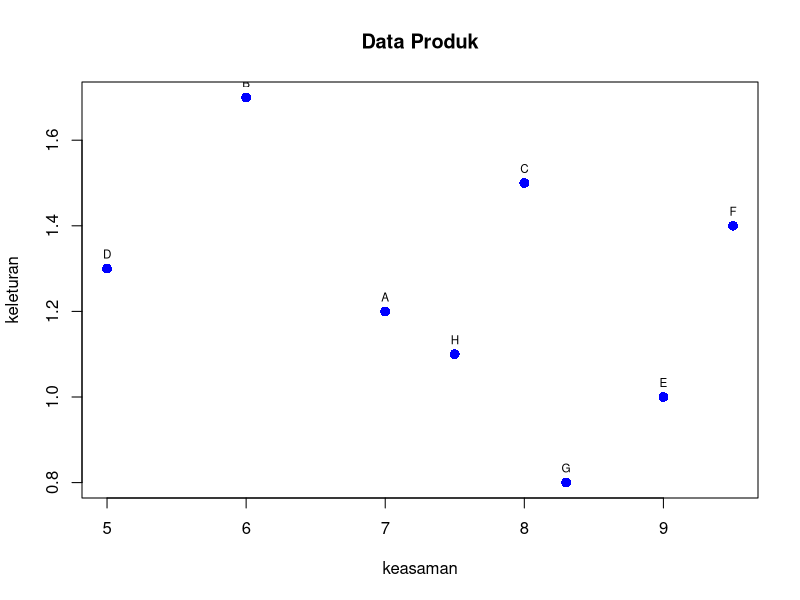
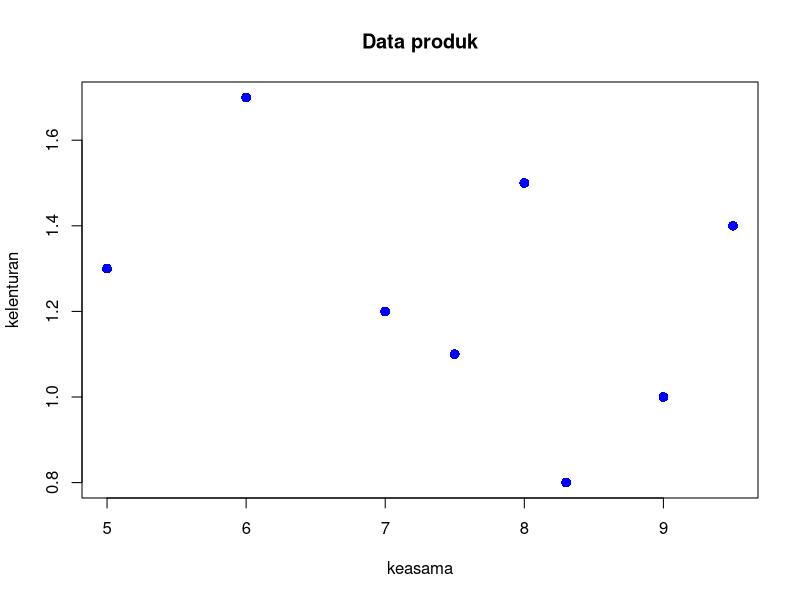
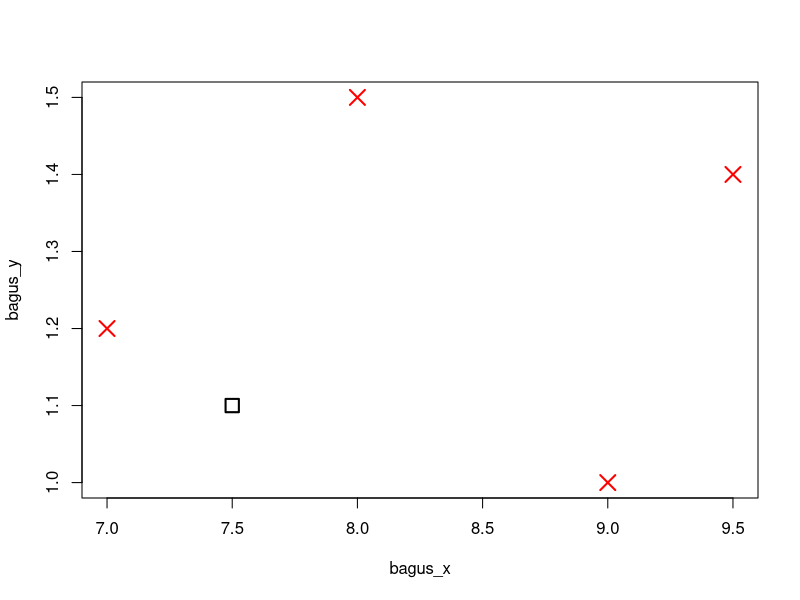
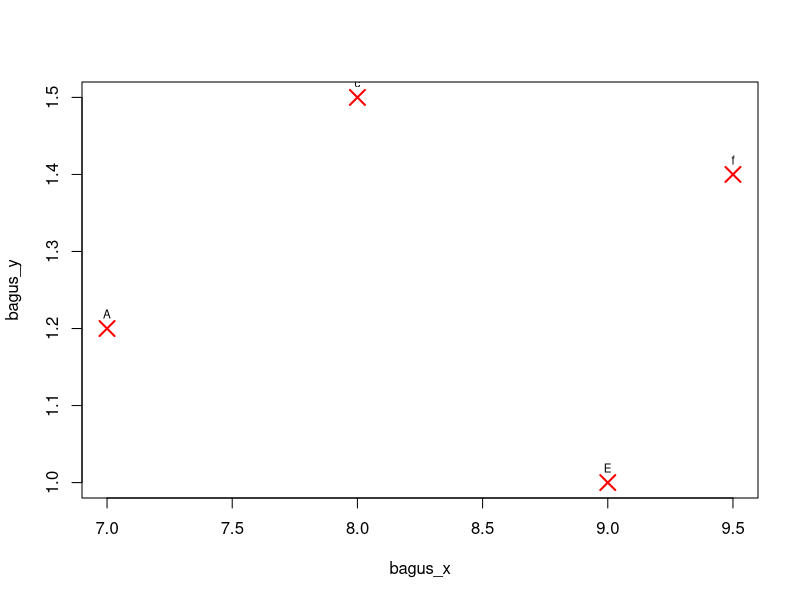

R code for these plots, in order:
## ---- chunk 1
print("Tahap 1")
## ---- chunk 2
x <- c(7,6,8,5,9,9.5,8.3,7.5)
y <- c(1.2,1.7,1.5,1.3,1.0,1.4,0.8,1.1)
merk <- c('A','B','C','D','E','F','G','H')

plot(x,y, col = "blue",main = "Data Produk", cex = 1.3, pch = 16, xlab = 'keasaman', ylab = "keleturan")
text(x,y, label=merk, cex = 0.7, pos=3)
## ---- chunk 3
data = matrix(c(7,1.2, 6,1.7, 8,1.5, 5,1.3, 9,1.0, 9.5,1.4, 8.3,0.8, 7.5, 1.1),8,2,TRUE)
print(data)
## ---- chunk 4
# dataframe
df = data.frame(id = c("A", "B", "C", "D", "E", "F", "G", "H"), jarak1 = c(7, 6, 8, 5, 9, 9.5, 8.3, 7.5), jarak2 = c(1.2, 1.7, 1.5, 1.3, 1.0, 1.4, 0.8, 1.1))
print(df)
## ---- chunk 5
# Test rumus
hasil = sqrt((7.5-7)^2+(1.1-1.2)^2)
print(hasil)
print(nrow(df))
a = 1
print(df[8,2])
## ---- chunk 6
print("Menghitung jarak dengan Euclidean distance \n")
toris = nrow(df)
a=1
nilai_d = c()
d = c()
while(a<toris){
  hasil = sqrt((df[toris,2] - df[a,2])^2 + (df[toris,3]-df[a,3])^2)
  nilai_d = c(nilai_d, hasil)
  d = c(d,paste("H",df[a,1], sep =""))
  print(paste("Hasil dari d H",df[a,1]," : ",hasil,sep=""))
  a=1+a
}
## ---- chunk 7
data_hasil = data.frame( d = d,nilai_d=nilai_d )
print(data_hasil)
## ---- chunk 8
urut = data_hasil[order(data_hasil$nilai_d),]

## ---- chunk 9
# membuat array produk
x <- c(7,6,8,5,9,9.5,8.3,7.5)
y <- c(1.2,1.7,1.5,1.3,1.0,1.4,0.8,1.1)

bagus_x <- c(7,8,9,9.5)
bagus_y <- c(1.2,1.5,1.0,1.4)

kurang_x <- c(6,5,8.3)
kurang_y <- c(1.7,1.3,0.8)

test_x <- c(7.5)
test_y <- c(1.1)
## ---- chunk 10
# Membuat array merk
merk_bagus <- c('A','c','E','f')
merk_kurang <- c('B','D','G')
merk_test <- c('H')
## ---- chunk 11
plot(x,y,col="blue", main = "Data produk", cex = 1.3, pch = 16, xlab = "keasama", ylab = "kelenturan")
## ---- chunk 12
plot(bagus_x,bagus_y,col ="red",pch=4, lwd=2, cex=2)
points(test_x, test_y,col="black",pch = 22, lwd=2, cex=2)
## ---- chunk 13
kurang_x <- c(6,5,8.3)
kurang_y <- c(1.7,1.3,0.8)
## ---- chunk 14
# Memplot merk
plot(bagus_x, bagus_y, col = "red", pch = 4, lwd = 2, cex = 2)
text(bagus_x,bagus_y,labels = merk_bagus, cex = 0.7, pos = 3)
text(kurang_x,kurang_y,labels = merk_kurang, cex = 0.7, pos = 3)
text(test_x, test_x, labels = merk_test, cex = 0.7, pos = 3)
